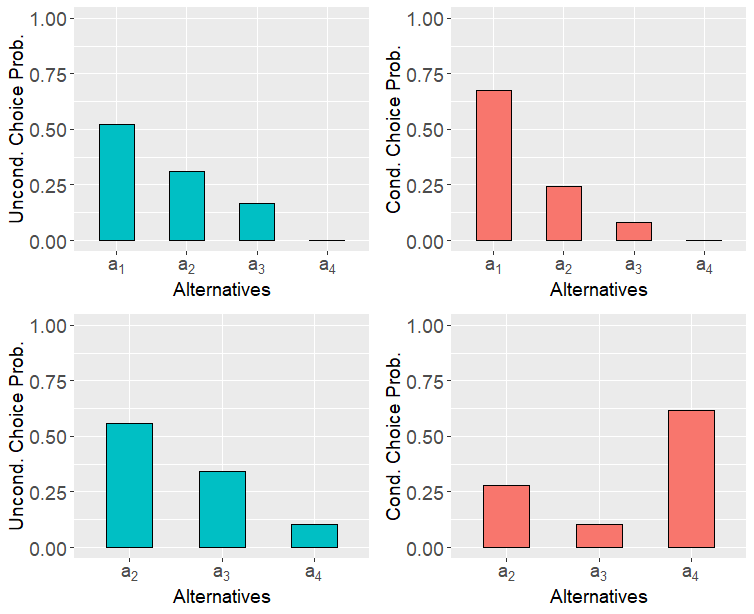

Here is the R script that generated this plot:
rm(list = ls())

setwd("C:/Users/Matteo/Desktop/RI/Plots and Tables")
source("RICBC_choice_sets_and_incentives.R")
source("RICBC_RI_SC_Choice.R")

set.seed(66)
library(ggplot2)
library(gridExtra)


#choice set
X<- matrix(c(2,    2,  #first column brand, second column price
             1.75,  2,
             1.5, 2,
             1,2), byrow = TRUE, ncol = 2) 
#Note that wlog outside is chosen s.t. it is weakly dominated in all states
colnames(X) <- c("brand ", "price")
nvar<-nrow(X)


#Primitives
beta.vec <- c(1, -1,1) #brand, price, discount
lambda <- 0.5
rho <- c(2, 0)
rho.prob <- rep(1, length(rho))/length(rho)
nstates<-(length(rho))^(nvar-1)


#calculating utilities
#states.and.prior <- CreateStatesAndPrior(X, beta.vec, rho, rho.prob)

#NO outside alternative:

#functions can be found in "RICBC_choice_sets_and_incentives.R"
states.and.prior <- CreateStatesAndPriorNO(X, beta.vec, rho, rho.prob)



#calculating choice probs-------------------------------------------------------------------
choice.probs.output <- CalcChoiceProbsUnderRIWithShannon(
  Omega = states.and.prior[[1]],
  mu = states.and.prior[[2]],
  lambda = lambda,
  max.iter = 10^7,
  precision = 10^(-10)     
)  


#collecting and summarizing choice probs for plotting-----------------------------------------
plot.mat.uncond<-rep(0,nvar) #unconditional choiceprobs
plot.mat.post<-rep(0,nvar) #revealed posteriors
plot.mat.cond<-rep(0,nvar) #conditional choiceprobs

#alternative a4, in the case with four alternatives, yields highest utility
#in state 8. to see type "states.and.prior[[1]]" which displays utilities in all
#possible states (columns).
plot.mat.uncond<-choice.probs.output$`Choice Probabilities`

#choice probs conditional on A4 being the best
plot.mat.cond<-choice.probs.output$`State Dependent Choice Probabilities`[,8]

#plotting results

#c("A1","A2","A3","A4")
xlabels<-expression(a[1],a[2],a[3],a[4])
g<-list("Alternatives"=c("A1","A2","A3","A4"),
        "Conditional_Choice_Probabilities"=plot.mat.cond,
        "Unconditional_Choice_Probabilities"=plot.mat.uncond)
df<-data.frame(g)


test1<-ggplot(data=df, aes(x=Alternatives,y=Conditional_Choice_Probabilities))+
  #ggtitle("Four Alternatives")+
  geom_bar(stat="identity", width=0.5, color="black", fill="#F8766D")+
  labs(x="Alternatives",y="Cond. Choice Prob.")+
  theme(axis.text=element_text(size=14),
        axis.title=element_text(size=14),
        plot.title = element_text(hjust = 0.5, size = 10, face = "bold"))+
  coord_cartesian( ylim = c(0, 1))+
  scale_x_discrete(labels= xlabels)



test2<-ggplot(data=df, aes(x=Alternatives,y=Unconditional_Choice_Probabilities))+
  geom_bar(stat="identity", width=0.5, color="black", fill="#00BFC4")+
  labs(x="Alternatives",y="Uncond. Choice Prob.")+
  theme(axis.text=element_text(size=14),
        axis.title=element_text(size=14),
        plot.title = element_text(hjust = 0.5, size = 14))+
  coord_cartesian( ylim = c(0, 1))+
  scale_x_discrete(labels= xlabels)
  

#windows(height=3, width=6)
#par(mfrow=c(1,2))
#grid.arrange(test2,test1,ncol=2)


################################################################################
################################################################################
############################# removing alternative 1  ##########################
################################################################################
################################################################################

# smaller choice set
X<-X[-1,] #dropping the best (first) alternative

colnames(X) <- c("brand ", "price")
nvar<-nrow(X)

states.and.prior2 <- CreateStatesAndPriorNO(X, beta.vec, rho, rho.prob)



#calculating choice probs-------------------------------------------------------------------
choice.probs.output <- CalcChoiceProbsUnderRIWithShannon(
  Omega = states.and.prior2[[1]],
  mu = states.and.prior2[[2]],
  lambda = lambda,
  max.iter = 10^7,
  precision = 10^(-10)     
)  



#alternative a4, in the case with only three alternatives, yields highest utility
#in state 4. to see type "states.and.prior2[[1]]" which displays utilities in all
#possible states.
#collecting and summarizing choice probs for plotting-----------------------------------------
plot.mat.uncond2<-choice.probs.output$`Choice Probabilities`
plot.mat.cond2<-choice.probs.output$`State Dependent Choice Probabilities`[,4]

xlabels<-expression(a[2],a[3],a[4])
g<-list("Alternatives"=c("A2","A3","A4"),
        "Unconditional_Choice_Probabilities"=plot.mat.uncond2,
        "Conditional_Choice_Probabilities"=plot.mat.cond2)
df<-data.frame(g)


test3<-ggplot(data=df, aes(x=Alternatives,y=Unconditional_Choice_Probabilities))+
  #ggtitle("Three Alternatives")+
  geom_bar(stat="identity", width=0.5, color="black", fill="#00BFC4")+
  labs(x="Alternatives",y="Uncond. Choice Prob.")+
  theme(axis.text=element_text(size=14),
        axis.title=element_text(size=14),
        plot.title = element_text(hjust = 0.5, size = 14, face ="bold"))+
  coord_cartesian( ylim = c(0, 1))+
  scale_x_discrete(labels= xlabels)


test4<-ggplot(data=df, aes(x=Alternatives,y=Conditional_Choice_Probabilities))+
  #ggtitle("Three Alternatives")+
  geom_bar(stat="identity", width=0.5, color="black", fill="#F8766D")+
  labs(x="Alternatives",y="Cond. Choice Prob.")+
  theme(axis.text=element_text(size=14),
        axis.title=element_text(size=14),
        plot.title = element_text(hjust = 0.5, size = 14, face ="bold"))+
  coord_cartesian( ylim = c(0, 1))+
  scale_x_discrete(labels= xlabels)


#plotting-----------------------------------------------------------------------
#windows(height=3.5, width=9)
#par(mfrow=c(1,3))
#grid.arrange(test2,test1,test3,ncol=3)

#windows(height=3.5, width=9)
#par(mfrow=c(1,2))
#grid.arrange(test1,test4,ncol=2)

windows(height=3.5, width=9)
par(mfrow=c(2,2))
grid.arrange(test2,test1,test3, test4, ncol=2)
